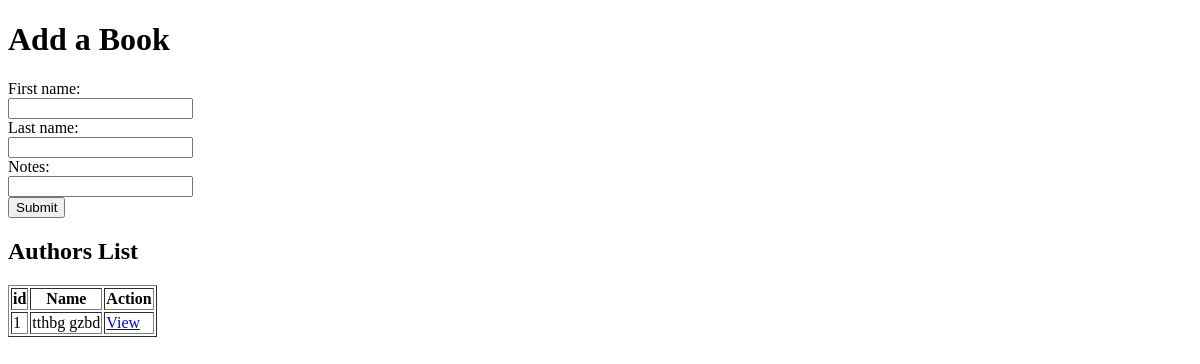
Page /author on the earlier database version.
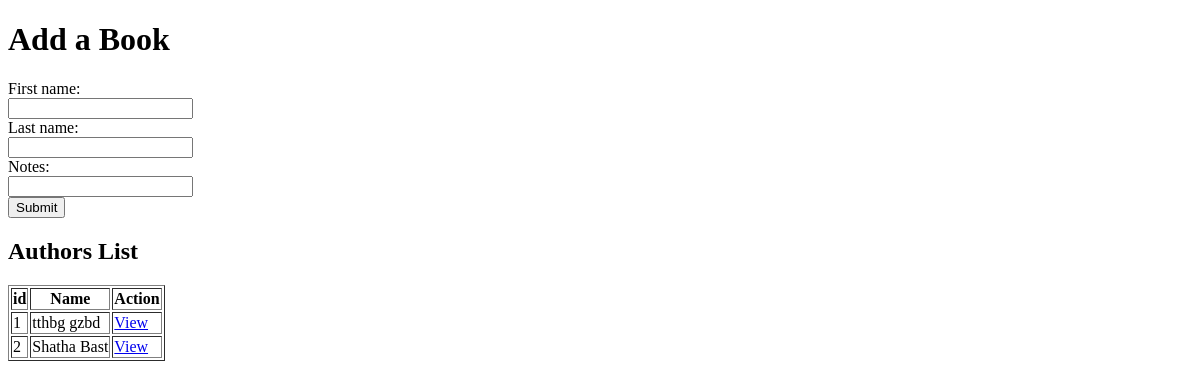
Same page on the later database version.
### book_author_app/models.py (models this page shows)
class Author(models.Model):
    first_name=models.CharField(max_length=30)
    last_name=models.CharField(max_length=30)
    notes=models.TextField()
    created_at = models.DateTimeField(auto_now_add=True)
    updated_at = models.DateTimeField(auto_now=True)

### book_author_app/views.py (the view)
# urls.py: path('author', views.authorpage),
def authorpage(request):
    context={
        'authors': models.get_all_author()
    }
    return render (request,'authors.html',context)

### book_author_app/models.py (called while the page is built)
def get_all_author():
    return Author.objects.all()

### book_author_app/templates/authors.html (shortened to what this page needs)
<!DOCTYPE html>
<html lang="en">
<head>
</head>
<body>
    <h1>Add a Book</h1>
    <form action="add_author" method="POST">
        <label for="first_name">First name:</label><br>
        <input type="text" id="first_name" name="first_name" ><br>
        <label for="last_name">Last name:</label><br>
        <input type="text" id="last_name" name="last_name" ><br>
        <label for="notes">Notes:</label><br>
        <input type="text" id="notes" name="notes" ><br>
        <input type="submit" value="Submit">
    </form>
    <h2>Authors List</h2>
    <table border="1">
        <thead>
            <tr>
                <th>id</th>
                <th>Name</th>
                <th>Action</th>
            </tr>
        </thead>
        <tbody>
            {% for author in authors %}
            <tr>
                <td>{{ author.id }}</td>
                <td>{{ author.first_name }} {{ author.last_name }}</td>
                <td><a href="/author_detalies/{{ author.id }}">View</a></td>
            </tr>
            {% endfor %}
        </tbody>
    </table>
</body>
</html>

Differences in the rows shown:
added Author: id "2", first_name "Shatha", last_name "Bast"
